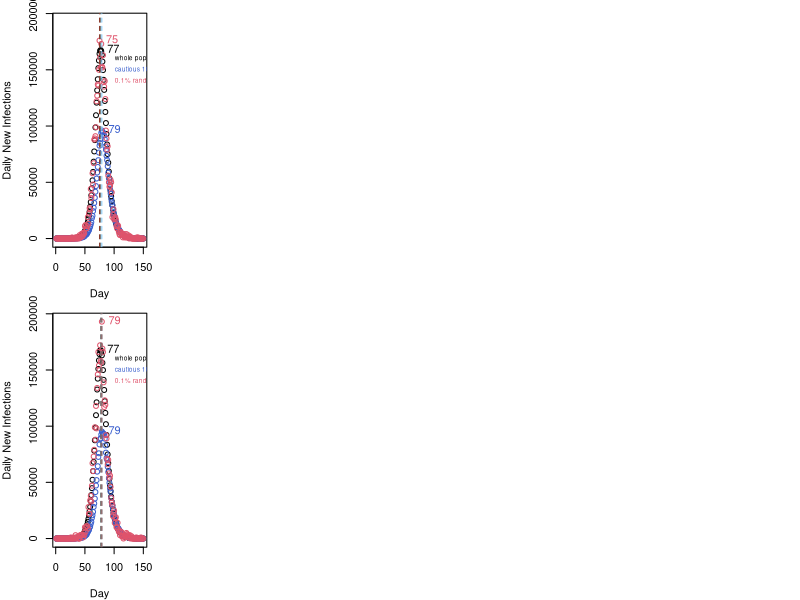

This figure's R source: (Note: a time limit stopped this script after it produced the figure.)
#### Practical 2 Group 64: Xinyu HOU(s2145863), Maeve LI(Minqing LI)(s2167017), Di WU(s2176435)
#### Github repo: https://github.com/MaeveLi/SP-Practical1-2-Group-64

## Overview: the aim is to simulate epidemics and compare the reconstructed daily infection trajectories 
## of the 10% of the population with the lowest individual transmission probabilities (considered 
## to be the more cautious group of people, representing the ZOE app data) to those of the whole population 
## and a randomly generated 0.1% sample. Interpret the results and study the representativeness of such a group. 

Zoesimu <- function(n=5.5e6,ne=10,nt=150,lambda=0.4/n,gamma=1/3,delta=1/5){
  ## Zoesimu stochastic simulation model:
  ## An epidemic model that simulates the whole process in a given population, 
  ## and outputs a list of the daily new infections in the entire population, 10% of the population 
  ## with the lowest contact rate with other people and a random sample of 0.1% of the population respectively.
  
  ## inputs:
  ## n = population size (here set to the population of Scotland)
  ## ne = initially exposed; nt = number of days;
  ## lambda is the overall viral infectivity parameter
  ## S stands for susceptible; E for exposed; I for infectious;
  ## L for leaving the state of infected;
  ## gamma = daily prob E -> I; delta = daily prob I -> L;
   
  x <- rep(0,n) ## initialize to susceptible state
  beta <- rlnorm(n,0,0.5); beta<-beta/mean(beta) ## contact rate beta i values generated
  ilowest <- order(beta)[1:5.5e5] ## 10% people with the lowest contact rate selected
  isample <- sample(length(x),5500) ## 0.1% sample randomly generated
  index <- sample(length(x),ne)
  x[index] <- 1 ## randomly choose ne people initialized to exposed state 
  DNew <- DNew_lowest <- DNew_sample <- rep(0,nt)
  DNew[1] <- ne
  DNew_lowest[1] <- length(index[index %in% ilowest])
  DNew_sample[1] <- length(index[index %in% isample]) ## first day infection in respective groups.
  for (i in 2:nt) { ## loop over days
    u <- runif(n) ## uniform random deviates
    x[x==2&u<delta] <- 3 ## I -> L with prob delta
    x[x==1&u<gamma] <- 2 ## E -> I with prob gamma
    
    iinfectious <- which(x==2) ## index of people in I
    idnew <- which(x==0&u<lambda*sum(beta[iinfectious])*beta) ## index of new infections(S->E) with prob lambda*sum(beta[iinfectious])*beta
    idnew_lowest <- intersect(idnew,ilowest)
    idnew_sample <- intersect(idnew,isample) ## index of new infections in respective groups
    dnew <- length(idnew)
    dnew_lowest <- length(idnew_lowest)
    dnew_sample <- length(idnew_sample) ## the number of new infections in respective groups
    x[idnew] <- 1 ## S -> E
    
    DNew[i] <- dnew; DNew_lowest[i] <- dnew_lowest; DNew_sample[i] <- dnew_sample
  }
  list(DNew=DNew, DNew_lowest=DNew_lowest, DNew_sample=DNew_sample)
}

par(mfcol=c(2,5),mar=c(4,4,1,1)) ## create an output format for multiple plots
for (i in 1:10) { ## A loop then generates 10 simulations and add each plot of the simulation to the above format  
  epi <- Zoesimu() ## run simulation
  ## plot each trajectory
  plot(epi$DNew, ylim=c(0,max(epi$DNew)+25000), xlab="Day", ylab="Daily New Infections") 
  lines((epi$DNew_lowest)*10, type='p', col="royalblue3") ## DNew_lowest(blue)
  lines((epi$DNew_sample)*1000, type='p', col=2) ## DNew_sample(red)
  ## form dashed lines that passes through the peaks respectively
  abline(v=which(epi$DNew==max(epi$DNew)), col = "dimgray", lwd=1, lty=2)
  abline(v=which(epi$DNew_lowest==max(epi$DNew_lowest)), col="lightskyblue", lwd=1, lty=2)
  abline(v=which(epi$DNew_sample==max(epi$DNew_sample)), col="coral4", lwd=1, lty=2)
  ## Mark the day each trajectory peaks
  text(which(epi$DNew==max(epi$DNew)), max(epi$DNew), which(epi$DNew==max(epi$DNew)), pos=4)
  text(which(epi$DNew_lowest==max(epi$DNew_lowest)), max(epi$DNew_lowest)*10, 
       which(epi$DNew_lowest==max(epi$DNew_lowest)), pos=4, col="royalblue3")
  text(which(epi$DNew_sample==max(epi$DNew_sample)), max(epi$DNew_sample)*1000, 
       which(epi$DNew_sample==max(epi$DNew_sample)), pos=4, col=2)
  ## print the legends on the right of every plot
  text(90, 160000, "whole population", pos=4, col=1, cex=.6)
  text(90,150000, "cautious 10% * 10", pos=4, col="royalblue3", cex=.6)
  text(90,140000, "0.1% random sample * 1000", pos=4, col=2, cex=.6)
}

## From the result of simulation on the plot with standardized figures, we can find that the infection 
## trajectory of the 0.1% random sample can almost coincide with that of the whole population. However, there are 
## obvious differences between the infection trajectory of the most cautious 10% of the population which we use to 
## represent the users of ZOE and the trajectories of the whole population. It has a lower peak value 
## of new infections per day and lagging epidemic development than the others, as people takes more precautions in this group.
## It implies that for the whole population, this part of the population is not highly representative, which means 
## that the infection trajectory established by ZOE cannot clearly and accurately represent the infection trajectory of the whole population.
